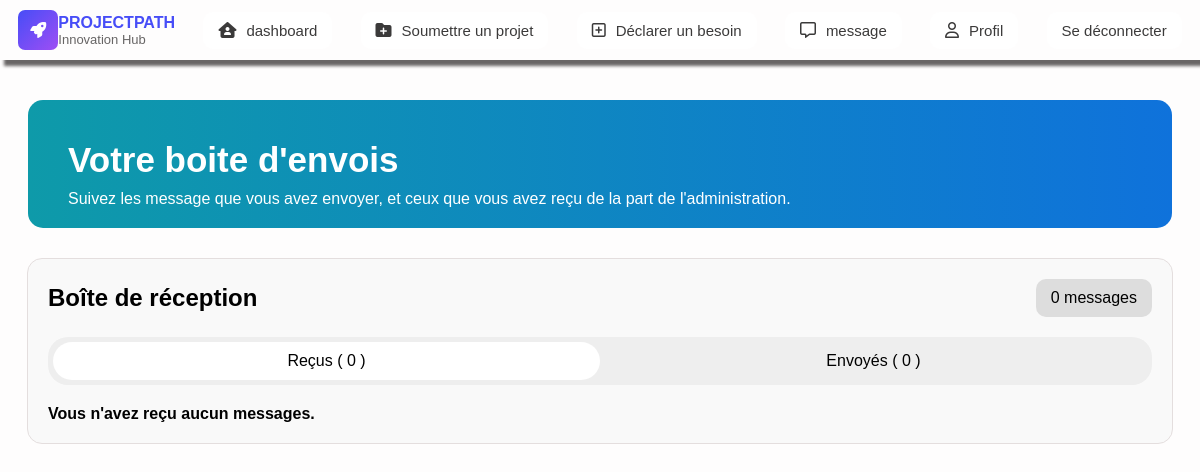
/message/14 (signed in), run on an earlier commit of the app's database.
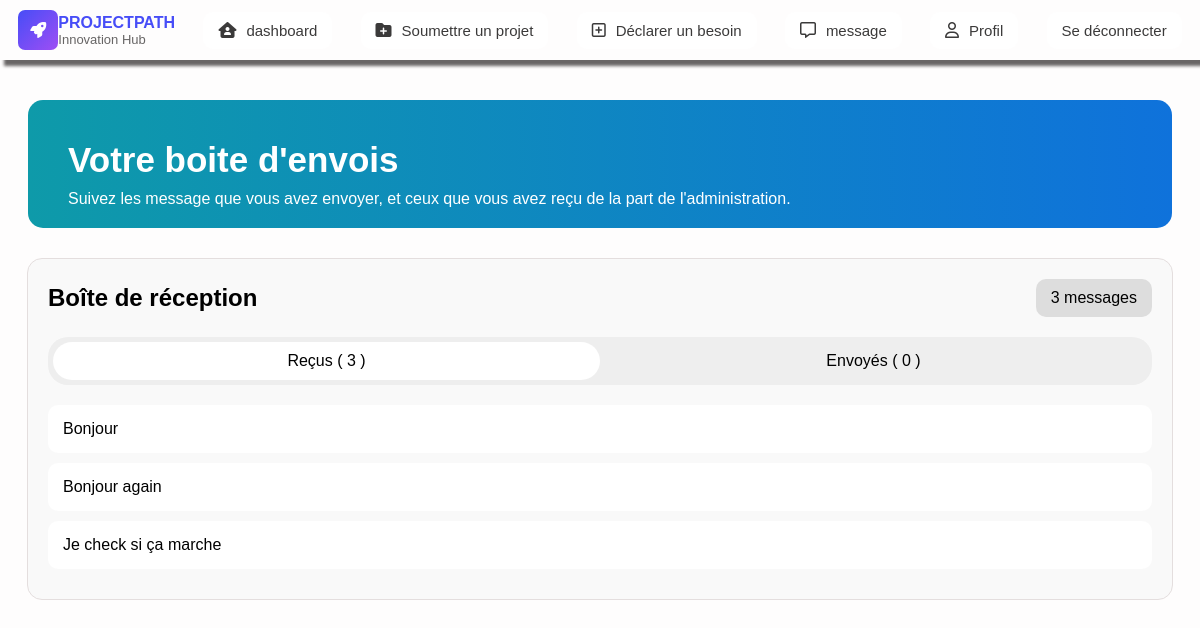
And on a later commit of the database.
### PP/models.py (models this page shows)
class message(models.Model):
    contenu = models.fields.CharField(max_length=1500)
    emetteur = models.ForeignKey(CompteEtudiant, on_delete= models.SET_NULL, null= True, related_name='messages_envoyes')
    receveur = models.ForeignKey(CompteEtudiant, on_delete= models.SET_NULL, null= True, related_name='messages_recu')
    project = models.ForeignKey(projet, on_delete = models.CASCADE, null = True, blank = True)
    request = models.ForeignKey(Besoin, on_delete= models.CASCADE, null =  True, blank = True)
    created_at = models.DateTimeField(auto_now_add=True)
    vu = models.fields.BooleanField(default = False)

### PP/views_message.py (the view)
# urls.py: path("message/<int:user_id>",views_message.message_student , name="message_etudiant"),
def message_student(request, user_id):
    if request.user.id != user_id:
        return redirect("logout")
    user = CompteEtudiant.objects.get(id = user_id)
    message_de_etudiant = contact.objects.filter(email = user.adresse_mail)
    nbr_message_de_etudiant =contact.objects.filter(email = user.adresse_mail).count()
    message_de_admin = message.objects.filter(receveur= user)
    nbr_message_de_admin = message.objects.filter(receveur= user).count()
    message_non_lu = message.objects.filter(vu = False)
    nbr_message_non_lu = message.objects.filter(vu = False).count()
    for m in message_non_lu:
        m.vu = True
        m.save()
    return render(request, "Student/Message/message.html", {"user_id": user_id, "message_admin": message_de_admin,
                                                            "message_etudiant": message_de_etudiant,
                                                            "nbr_admin":nbr_message_de_admin,
                                                            "nbr_etudiant":nbr_message_de_etudiant,
                                                            "nbr_message_non_vu": nbr_message_non_lu})

### PP/template/Student/Message/message.html (shortened to what this page needs)
{% load static %}
<!DOCTYPE html>
<html lang="en">
<head>
    <link rel="stylesheet" href="{% static 'css/message.css' %}">
    <link rel="stylesheet" href="https://cdnjs.cloudflare.com/ajax/libs/font-awesome/6.4.0/css/all.min.css">
</head>
<body>
    <nav>
        <div class="logo">
            <i class="fa-solid fa-rocket"></i>
            <div class="txt">
                <h4>PROJECTPATH</h4>
                <p>Innovation Hub</p>
            </div>
        </div>
        <div id="dash" class="same" data-page="{%url 'home' user_id%}">
            <i class="fa-solid fa-house-user"></i>
            <p>dashboard</p>
        </div>
        <div class="same" id="soumettre" data-page="{%url 'add_project' user_id%}">
            <i class="fa-solid fa-folder-plus"></i>
            <p>Soumettre un projet</p>
        </div>
        <div class="same" id="besoin" data-page="{%url 'add_request' user_id%}">
            <i class="fa-regular fa-square-plus"></i>
            <p>Déclarer un besoin</p>
        </div>
        <div class="same" id="message" data-page = "{%url 'message_etudiant' user_id%}">
            <i class="fa-regular fa-message"></i>
            <p href = "{%url 'message_etudiant' user_id%}">message</p>
        </div>
        <div class="same" id="profil" data-page="{%url 'user_details' user_id%}">
            <i class="fa-regular fa-user"></i>
            <p>Profil</p>
            </div>
         <div class="same" id="profil" data-page="{%url 'logout'%}">
                <p>Se déconnecter</p>
            </div>
    </nav>
         <div class="info">
        <h3>Votre boite d'envois</h3>
        <p>Suivez les message que vous avez envoyer, et ceux que vous avez reçu de la part de l'administration.</p>
    </div>
        <div class="container">
    <div class="header">
        <div>
            <h2>Boîte de réception</h2>
        </div>
        <div class="count">{{nbr_admin}} messages</div>
    </div>
    <div class="tabs">
        <div class="tab active" id="receivedTab">
            Reçus ( {{nbr_admin}} )
        </div>
        <div class="tab" id="sentTab">
            Envoyés ( {{nbr_etudiant}} )
        </div>
    </div>
    <div class="content">
        <div id="receivedBox">
            {%if not nbr_admin %}
                <h4>Vous n'avez reçu aucun messages.</h4>
            {%else%}
                {% for m in message_admin %}
                <div class="message">
                    <p>{{m.contenu}}</p>
                </div>
                {%endfor%}
            {%endif%}
        </div>
    </div>
</div>
</body>
</html>

What changed in the data, as far as the page shows it:
added message: contenu "Bonjour"
added message: contenu "Bonjour again"
added message: contenu "Je check si ça marche"
Also different on the page:
{{ nbr_admin }}: "0" → "3"
text no longer shown: "Vous n'avez reçu aucun messages."
